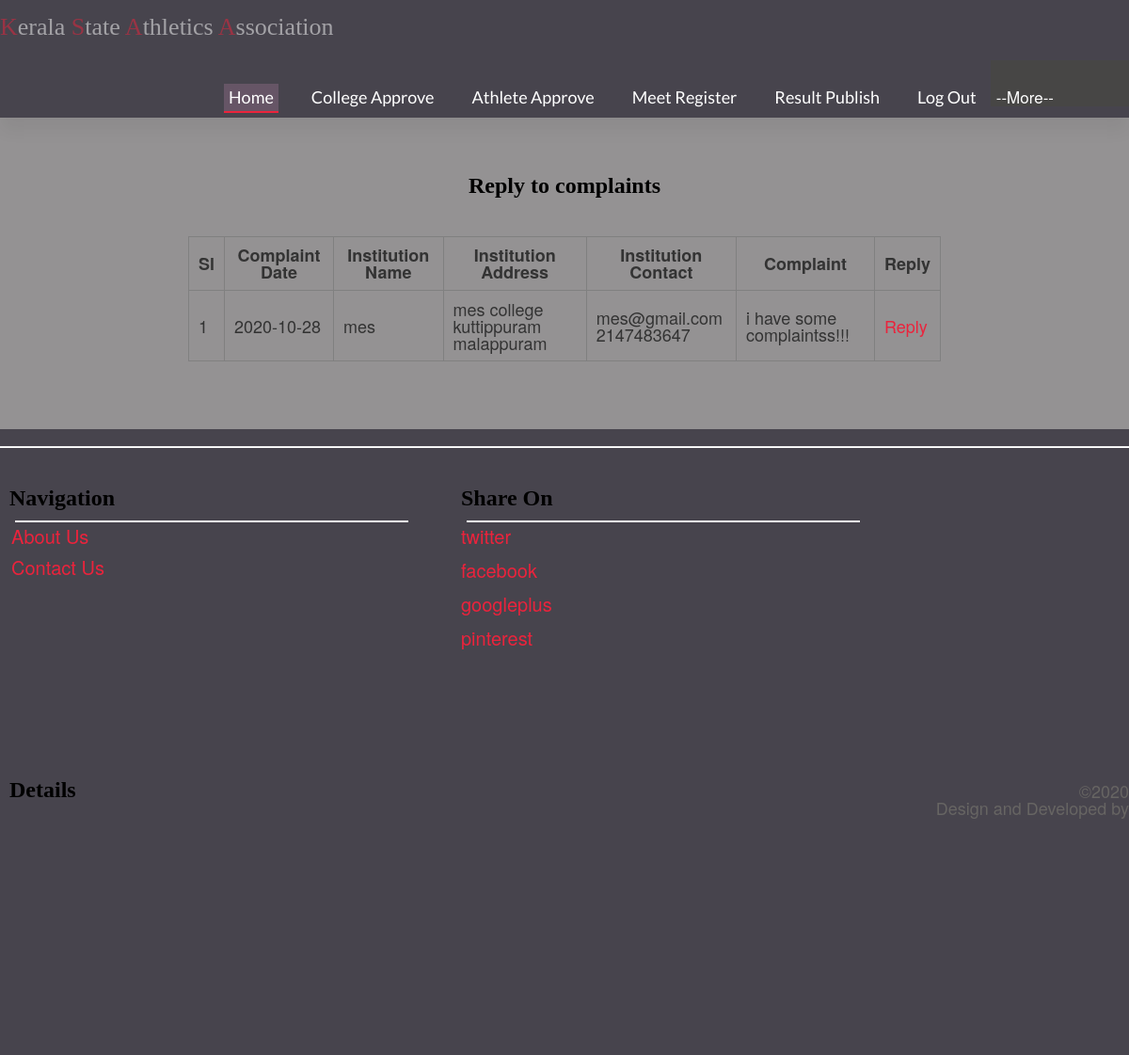
The page /complaintView.php (signed in) on the database as committed earlier.
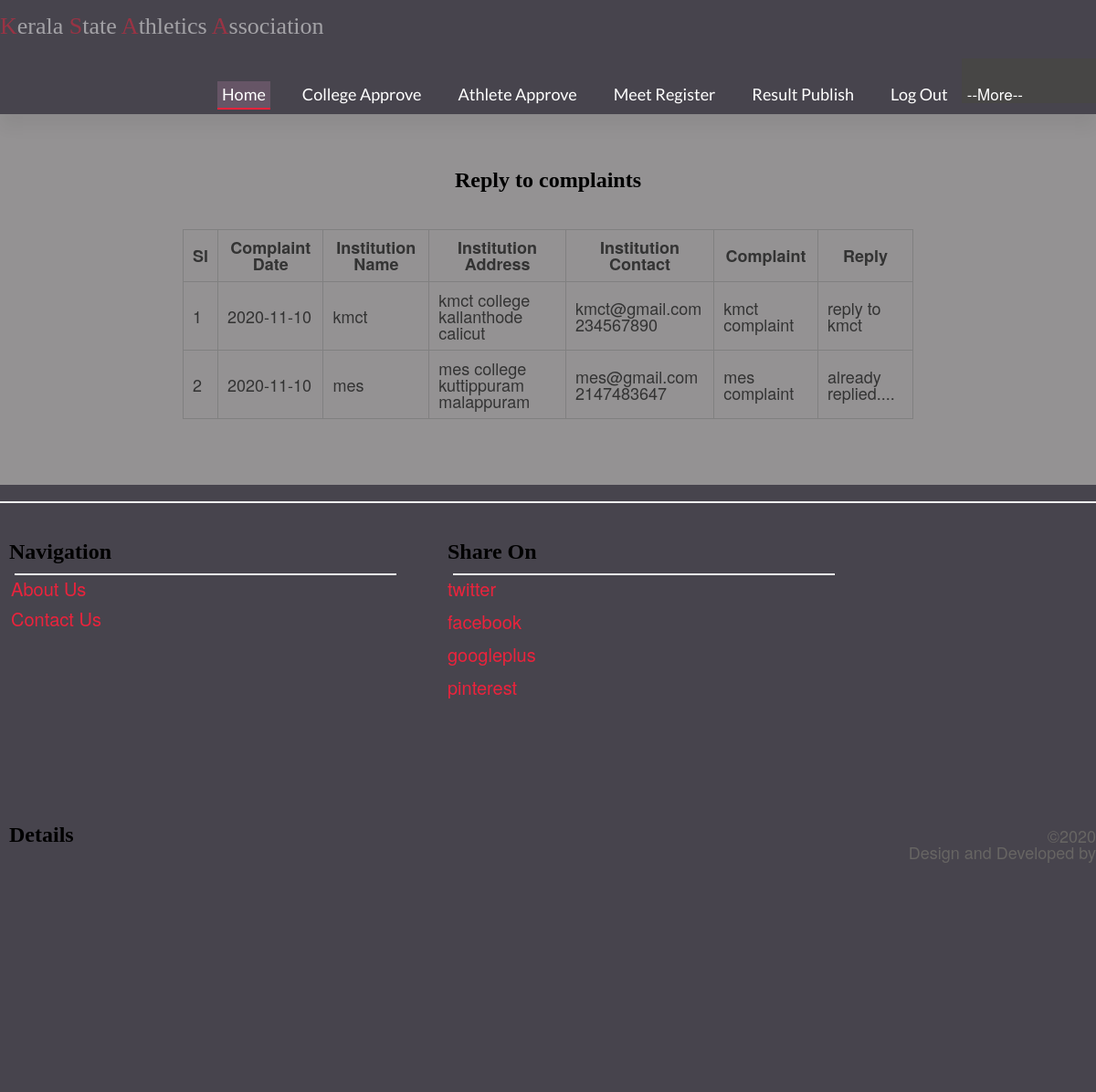
The same page on the database as committed later.
### tables this page shows
CREATE TABLE `complaint` (
  `cmp_id` int(11) NOT NULL,
  `clg_id` int(11) DEFAULT NULL,
  `cmplaint` varchar(50) DEFAULT NULL,
  `reply` varchar(50) DEFAULT NULL,
  `cmp_date` date DEFAULT NULL,
  `rep_date` date DEFAULT NULL
);

CREATE TABLE `college_registration` (
  `clg_id` int(11) NOT NULL COMMENT 'college id',
  `clg_name` varchar(30) DEFAULT NULL COMMENT 'college name',
  `affliation` int(11) DEFAULT NULL COMMENT 'affliation number',
  `address` varchar(50) DEFAULT NULL COMMENT 'college address',
  `district` varchar(15) DEFAULT NULL COMMENT 'college district',
  `pin` int(11) DEFAULT NULL COMMENT 'pin number',
  `email` varchar(30) DEFAULT NULL COMMENT 'email id of college',
  `phone` int(11) DEFAULT NULL COMMENT 'pnone number',
  `password` varchar(20) DEFAULT NULL COMMENT 'college password',
  `lid` int(11) DEFAULT NULL COMMENT 'login id'
);

### complaintView.php (the view, shortened to what this page needs)
<!DOCTYPE html PUBLIC "-//W3C//DTD XHTML 1.0 Transitional//EN" "http://www.w3.org/TR/xhtml1/DTD/xhtml1-transitional.dtd">
<html xmlns="http://www.w3.org/1999/xhtml">
<head>
</head>
<?php
include("admin_header.php");
include("connection.php");
?>
<body style="font-size: 18px;"><center><h2>Reply to complaints</h2>
  <br><br>
  <form action="" method="post">
    <table width="800" border="1" cellspacing="0" cellpadding="10">
  <tr>
    <th scope="col">Sl</th>
    <th scope="col">Complaint Date</th>
    <th scope="col">Institution Name</th>
    <th scope="col">Institution Address</th>
    <th scope="col">Institution Contact</th>
    <th scope="col">Complaint</th>
    <th scope="col">Reply</th>
  </tr>
  <tr>
  <?php
    $rs=mysqli_query($con,"select complaint.*,college_registration.* from complaint,college_registration where complaint.clg_id=college_registration.lid order by cmp_date desc");
	$i=1;
	if(mysqli_num_rows($rs)>0)
		{
			while($row=mysqli_fetch_array($rs))
			{
	?>
     <tr>
     <td scope="col"><?php echo $i?></td>
    <td scope="col"><?php echo $row[4]?></td>
    <td scope="col"><?php echo $row['clg_name']?></td>
    <td scope="col"><?php echo $row['address']?></td>
    <td scope="col"><?php echo $row['email']?><br><?php echo $row['phone']?></td>
     <td scope="col"><?php echo $row['cmplaint']?></td>
     <?php
	 if(is_null($row['reply']))
	 {
		 ?>
         <td><a href="complaintReply.php?id=<?php echo $row['cmp_id'] ?>">Reply</a></td>
         <?php
	 }
	 else
	 {
		 ?>
         <td scope="col"><?php echo $row['reply']?></td>
         <?php
	 }
	 ?>
  </tr>
  <?php  $i++; }}?>
</table>
</form>
</center>
</body>
<?php include("admin_footer.php")?>
</html>

### admin_header.php (shortened to what this page needs)
<!DOCTYPE html>
<html lang="en">
<head>
<link href="css/bootstrap.css" rel="stylesheet">
<link href="css/bootstrap-responsive.css" rel="stylesheet">
</head>
<body>
<div class="navbar navbar-fixed-top">
  <div class="navbar-inner">
    <div class="container"> <a class="brand" href="index.php"><span class="color-highlight"></span>erala <span class="color-highlight">S</span>tate <span class="color-highlight"></span>thletics <span class="color-highlight"></span>ssociation</a>
      <div class="nav-collapse">
        <ul class="nav pull-right">
          <li class="active"><a href="adminHome.php">Home</a></li>
          <li><a href="collegeView.php">College Approve</a></li>
          <li><a href="athleteView.php">Athlete Approve</a></li>
          <li><a href="meetRegister.php">Meet Register</a></li>
          <li><a href="resultPublish.php">Result Publish</a></li>
          <li><a href="logout.php">Log Out</a></li>
          <div class="dropdown">
  <button class="dropbtn">--More--</button>
</div>
        </ul>
      </div>
    </div>
  </div>
</div>
<br><br><br>

### connection.php (shortened to what this page needs)
<!DOCTYPE html PUBLIC "-//W3C//DTD XHTML 1.0 Transitional//EN" "http://www.w3.org/TR/xhtml1/DTD/xhtml1-transitional.dtd">
<html xmlns="http://www.w3.org/1999/xhtml">
<head>
</head>
<body>
</body>
</html>

### admin_footer.php (shortened to what this page needs)
<br><br><br>
<div class="container">
  <hr>
  <footer class="row">
    <div>
      <div class="span4">
        <div class="is-padded">
          <nav>
            <h2>Navigation</h2>
            <hr>
            <ul>
               <li><a href=".php" title="about">About Us</a></li>
               <li><a href=".php" title="contact">Contact Us</a></li>
            </ul>
          </nav>
        </div>
      </div>
      <div class="span4">
        <div class="is-padded">
          <h2>Share On</h2>
          <hr>
          <a href="https://www.twitter.com">twitter</a>
          <br>
          <br>
          <a href="https://www.facebook.com">facebook</a>
          <br>
          <br>
          <a href="https://www.googleplus.com">googleplus</a>
          <br>
          <br>
          <a href="https://www.pinterest.com">pinterest</a>
          </div>
      </div>
      <div class="span4">
        <div class="is-padded">
          <h2>Details</h2>
        </div>
      </div>
    </div>
    <p> &copy;2020<br>
      Design and Developed by <a href="#"></a> </p>
  </footer>
</div>
</body>
</html>

### admin_header.php (style rules this page uses)
.dropbtn { background-color: #474645; color: white; padding-top: 30px; padding-right: 80px; font-size: 17px; border: none; cursor: pointer; }
.dropdown { position: relative; display: inline-block; }

Rows that differ between the two databases and show on the page:
added complaint: cmp_date "2020-11-10", college_registration.clg_name "kmct", college_registration.address "kmct college kallanthode calicut", college_registration.email "kmct@gmail.com", college_registration.phone "234567890", cmplaint "kmct complaint", reply "reply to kmct"
changed complaint "mes": cmp_date "2020-10-28" → "2020-11-10"; cmplaint "i have some complaintss!!!" → "mes complaint"; reply (not shown) → "already replied...."; no longer shows "Reply"
